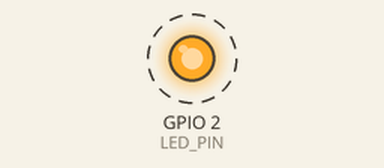
A sketch run on a simulated ESP32. On the bench: output pins drawn as LEDs (lit = HIGH). Dashed ring = blinking. The local clock reads 2024-03-15 10:24:30 at power-on unless the sketch sets it; what the sketch prints to the serial monitor is not drawn.

Above: at 0.8 s.
Timing chart, 0 to 3.7 s (numbered marks = the images above):
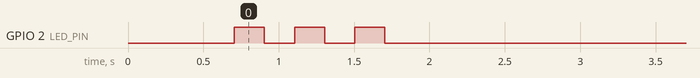

The sketch:

ESP32_Master_RTC_Broadcaster.ino
```cpp
#include <esp_now.h>
#include <WiFi.h>
#include <Wire.h>
#include "RTClib.h"
#include <time.h>

// ====== Data Struct Expected by Camera ======
typedef struct struct_message {
  char timestamp[25];  // Format: "YYYY-MM-DD HH:MM:SS"
} struct_message;

RTC_DS3231 rtc;
struct_message timeData;

#define LED_PIN 2  // GPIO 2 for LED

// ====== Flash LED on Success ======
void flashSyncLED(int times = 3) {
  for (int i = 0; i < times; i++) {
    digitalWrite(LED_PIN, HIGH);
    delay(200);
    digitalWrite(LED_PIN, LOW);
    delay(200);
  }
}

// ====== ESP-NOW Send Callback ======
void OnDataSent(const uint8_t *mac_addr, esp_now_send_status_t status) {
  Serial.print("Send Status: ");
  if (status == ESP_NOW_SEND_SUCCESS) {
    Serial.println("✅ Success");
    flashSyncLED();  // Only flash if send succeeded
  } else {
    Serial.println("❌ Fail");
  }
}

// ====== Send Time in Formatted Timestamp ======
void sendCurrentTime() {
  DateTime now = rtc.now();

  struct tm tm_info;
  tm_info.tm_year = now.year() - 1900;
  tm_info.tm_mon  = now.month() - 1;
  tm_info.tm_mday = now.day();
  tm_info.tm_hour = now.hour();
  tm_info.tm_min  = now.minute();
  tm_info.tm_sec  = now.second();

  strftime(timeData.timestamp, sizeof(timeData.timestamp), "%Y-%m-%d %H:%M:%S", &tm_info);

  uint8_t broadcastAddress[] = {0xFF, 0xFF, 0xFF, 0xFF, 0xFF, 0xFF};

  esp_err_t result = esp_now_send(broadcastAddress, (uint8_t *)&timeData, sizeof(timeData));

  if (result == ESP_OK) {
    Serial.print("⏱️ Sent time: ");
    Serial.println(timeData.timestamp);
  } else {
    Serial.print("❌ Error sending time: ");
    Serial.println(result);
  }
}

void setup() {
  Serial.begin(115200);
  pinMode(LED_PIN, OUTPUT);
  digitalWrite(LED_PIN, LOW);

  // Init I2C and RTC
  Wire.begin();
  if (!rtc.begin()) {
    Serial.println("❌ RTC not found!");
    while (true);
  }

  if (rtc.lostPower()) {
    Serial.println("⚠️ RTC lost power. Setting to compile time.");
    rtc.adjust(DateTime(F(__DATE__), F(__TIME__)));
  }

  // Set WiFi to STA mode
  WiFi.mode(WIFI_STA);
  delay(200);

  // Re-init ESP-NOW cleanly
  esp_now_deinit();
  if (esp_now_init() != ESP_OK) {
    Serial.println("❌ ESP-NOW Init Failed");
    return;
  }
  Serial.println("✅ ESP-NOW Initialized");

  esp_now_register_send_cb(OnDataSent);

  // Add broadcast peer
  esp_now_peer_info_t peerInfo = {};
  uint8_t broadcastAddress[] = {0xFF, 0xFF, 0xFF, 0xFF, 0xFF, 0xFF};
  memcpy(peerInfo.peer_addr, broadcastAddress, 6);
  peerInfo.channel = 0;
  peerInfo.encrypt = false;

  if (esp_now_add_peer(&peerInfo) != ESP_OK) {
    Serial.println("❌ Failed to add peer");
    return;
  } else {
    Serial.println("✅ Broadcast peer added");
  }

  delay(500);  // Wait before sending

  sendCurrentTime();  // ⏱️ Send formatted time string
}

void loop() {
  // Idle
}
```

Measured:
- by itself, GPIO 2 (LED_PIN): alternates HIGH for 0.20 s and LOW for 0.20 s, 6 changes in all, then stays LOW
